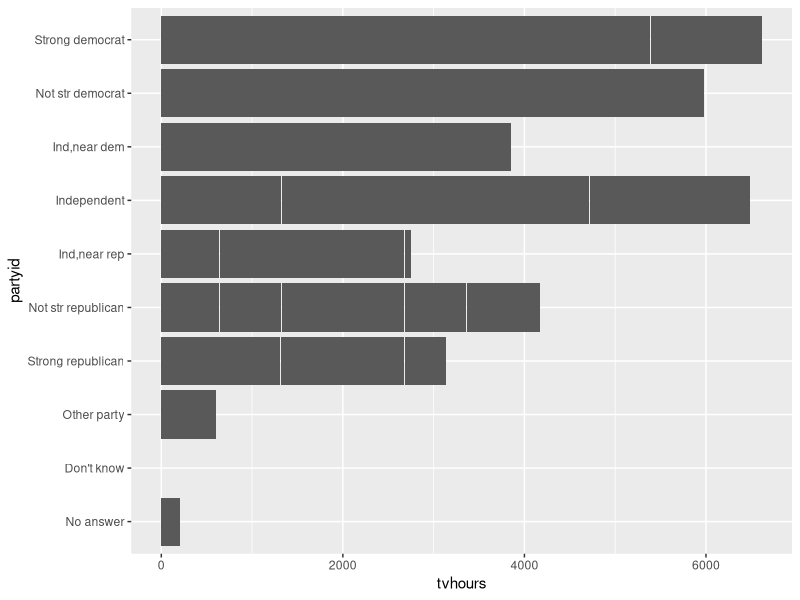

Write the R code that produced this figure.
## ---- chunk 1
library(tidyverse)
## ---- chunk 2
1 + 1
## ---- chunk 3
#| echo: false
2 * 2
## ---- chunk 4
gss_cat %>%
  ggplot(aes(tvhours, partyid)) +
  geom_col()
